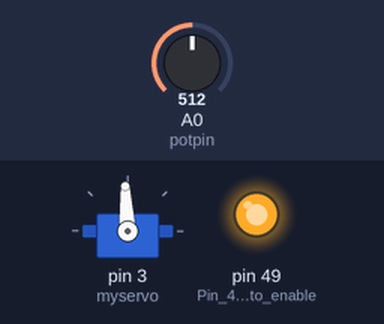
This sketch was run on a simulated Arduino Mega 2560, built with avr-gcc and run on an emulated ATmega2560. Parts: servo, output pins drawn as LEDs (lit = HIGH). Inputs (shaded band) come from the test bench; at power-on: A0 (potpin) = 512.

Above: at 1.2 s.
1.3 s: A0 (potpin) set to 716
At 1.7 s:
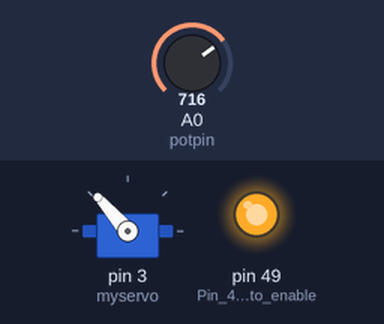
2.8 s: A0 (potpin) set to 900
At 3.7 s:
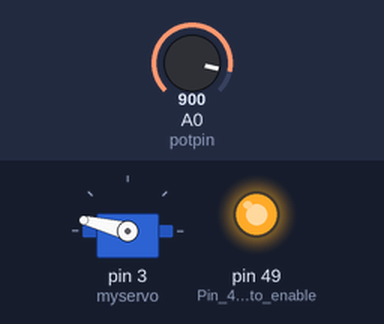
4.3 s: A0 (potpin) set to 1023
At 5.1 s:
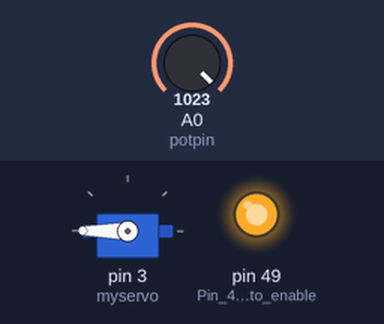
5.8 s: A0 (potpin) set to 306
At 7.0 s:
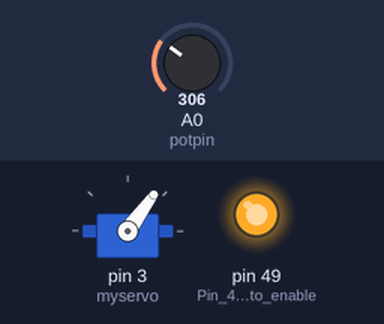
7.3 s: A0 (potpin) set to 122
At 8.5 s:
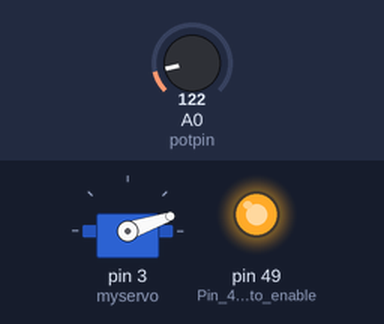
8.8 s: A0 (potpin) set to 511
At 9.5 s:
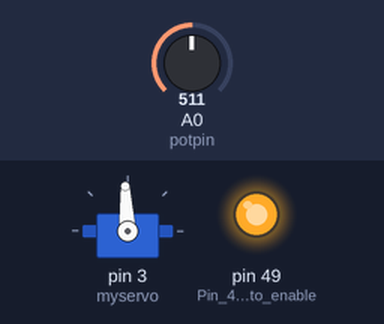
Timing chart, 0 to 11.3 s (numbered marks = the images above; inputs shaded):
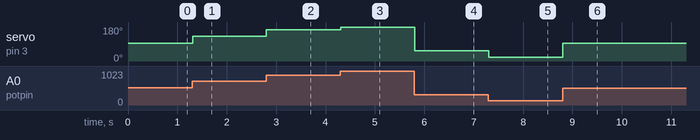

Measured:
- after the input at 1.3 s, servo on pin 3 (myservo): 93° → 131° at once
- after the input at 2.8 s, servo on pin 3 (myservo): 131° → 166° at once
- after the input at 4.3 s, servo on pin 3 (myservo): 166° → 180° at once
- after the input at 5.8 s, servo on pin 3 (myservo): 180° → 54° at once
- after the input at 7.3 s, servo on pin 3 (myservo): 54° → 19° at once
- after the input at 8.8 s, servo on pin 3 (myservo): 19° → 93° at once

The sketch:

ServoKnob.ino
```cpp
#include <Servo.h>

Servo myservo;      // create servo object to control a servo

int potpin = A0; // analog pin used to connect the potentiometer
int val;            // variable to read the value from the analog pin

void setup()
{
  pinMode(49, OUTPUT);                 //Pin 49 is used to enable IO power
  digitalWrite(49, 1);                 //Enable IO power on main CPU board

  myservo.attach(3);  // attaches the servo  to the servo object
}

void loop()
{
  val = analogRead(potpin);            // reads the value of the potentiometer (value between 0 and 1023)
  val = map(val, 0, 1023, 500, 2500);  // scale it to use it with the servo (value between 500 and 2500)
  myservo.writeMicroseconds(val);      // sets the servo position according to the scaled value
  delay(15);                           // waits for the servo to get there
}
```
